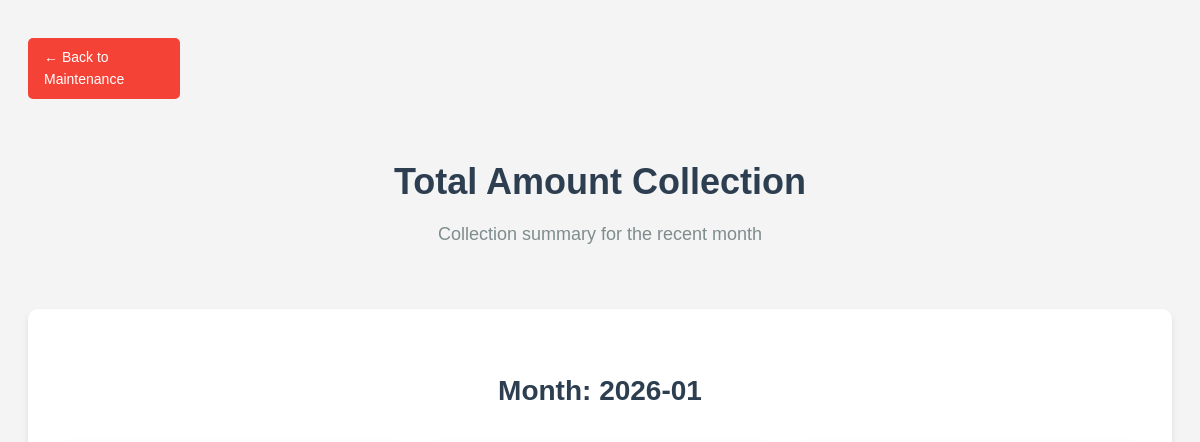
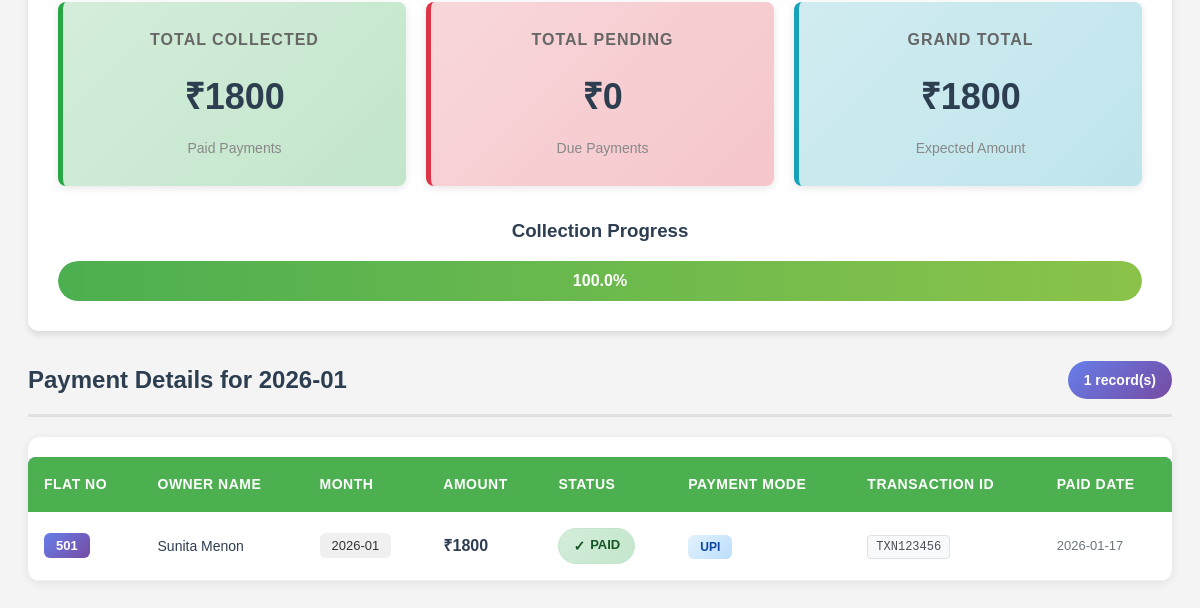
Page /total/amount (signed in) on the earlier database version (2 pictures, top to bottom).
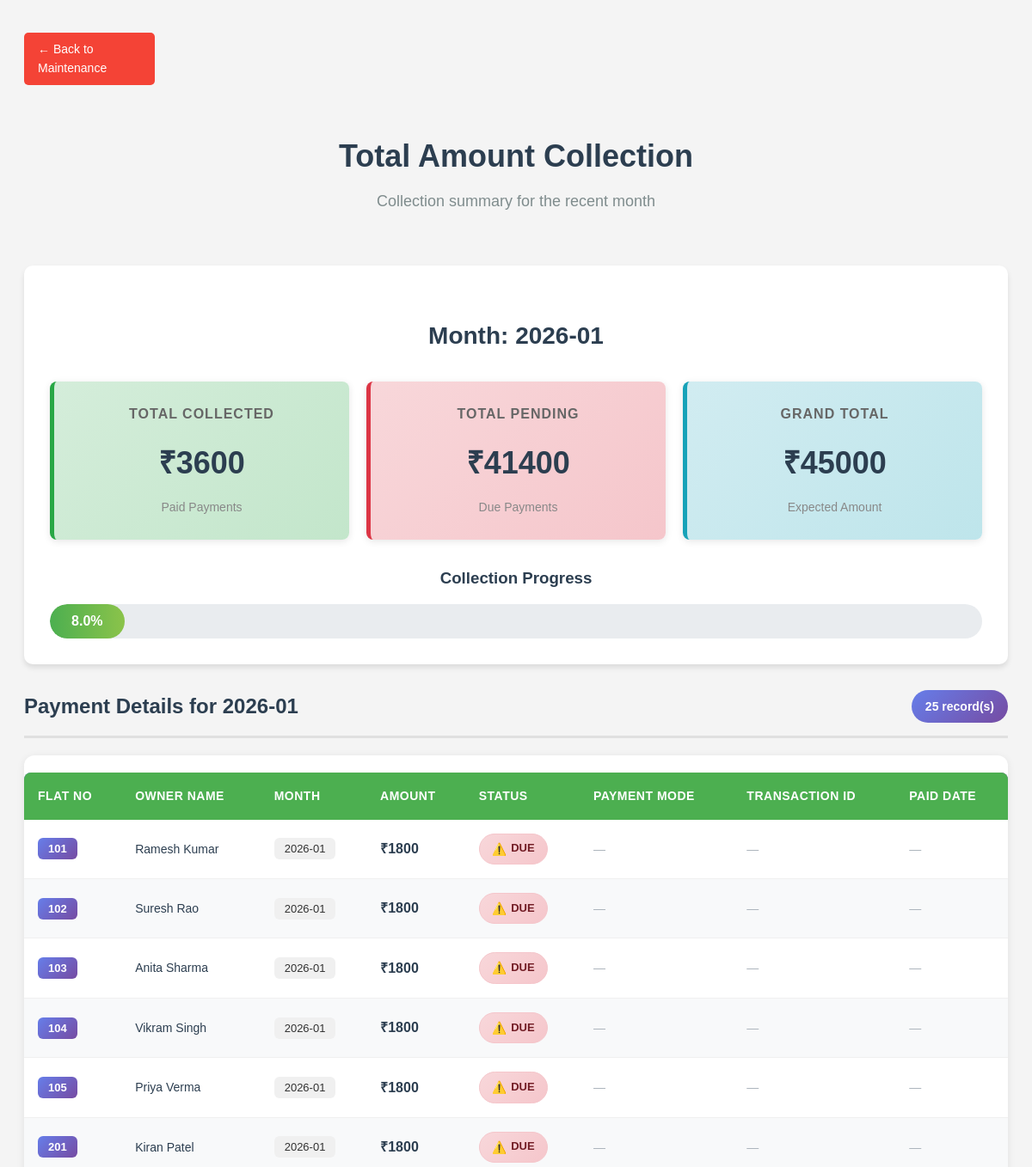
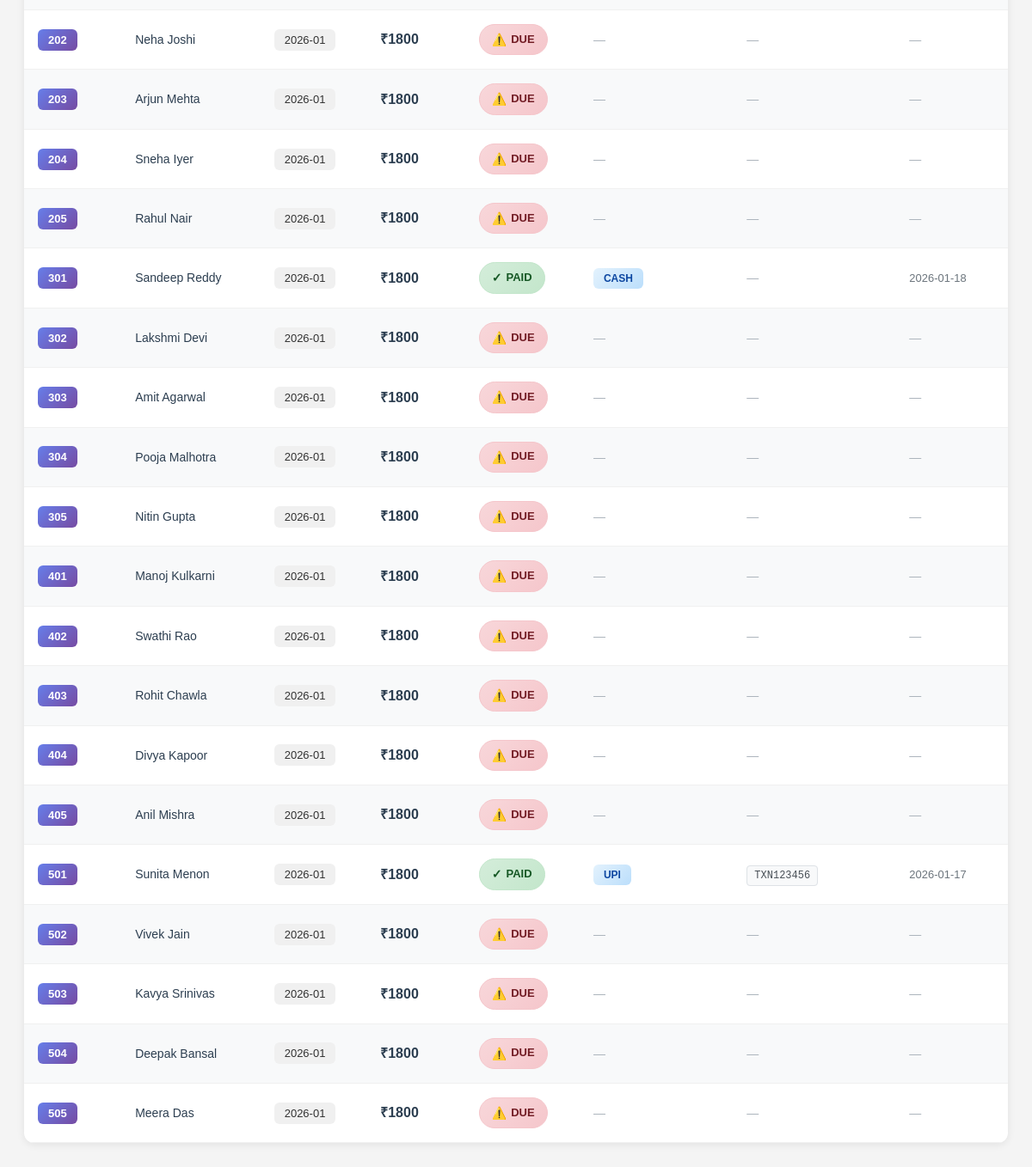
Same page on the later database version (2 pictures, top to bottom).
### tables this page shows
CREATE TABLE payments (
    payment_id INTEGER PRIMARY KEY AUTOINCREMENT,
    flat_id INTEGER,
    month TEXT,    
    amount INTEGER,
    status TEXT,   
    payment_mode TEXT,  
    transaction_id TEXT,
    paid_date TEXT,
    FOREIGN KEY(flat_id) REFERENCES flats(flat_id));

CREATE TABLE flats (
    flat_id INTEGER PRIMARY KEY,
    flat_no TEXT UNIQUE,
    floor_no INTEGER
, owner_name TEXT, phone_number TEXT);

### app.py (the view)
@app.route("/total/amount", methods=['GET'])
@admin_required
def get_total_amount():
    conn = db_connection()
    cursor = conn.cursor()
    cursor.execute('SELECT month FROM payments ORDER BY month DESC LIMIT 1')
    recent_month_row = cursor.fetchone()
    if not recent_month_row:
        conn.close()
        return render_template("total_amount.html", recent_month=None, total_collected=0, total_due=0, grand_total=0, flats=[])
    recent_month = recent_month_row['month']
    cursor.execute('''
        SELECT p.*, f.flat_no, f.owner_name
        FROM payments p
        JOIN flats f ON p.flat_id = f.flat_id
        WHERE p.month = ?
        ORDER BY f.flat_no
    ''', (recent_month,))
    flats = cursor.fetchall()
    cursor.execute('''
        SELECT
            SUM(CASE WHEN status = 'PAID' THEN amount ELSE 0 END) as collected,
            SUM(CASE WHEN status = 'DUE' THEN amount ELSE 0 END) as due,
            SUM(amount) as total
        FROM payments
        WHERE month = ?
    ''', (recent_month,))
    totals = cursor.fetchone()
    conn.close()
    return render_template("total_amount.html",
                         recent_month=recent_month,
                         total_collected=totals['collected'] or 0,
                         total_due=totals['due'] or 0,
                         grand_total=totals['total'] or 0,
                         flats=flats)

### app.py (called while the page is built)
def db_connection():
    conn = sqlite3.connect(database)
    conn.row_factory = sqlite3.Row
    return conn

def admin_required(f):
    @wraps(f)
    def decorated_function(*args, **kwargs):
        if 'user_id' not in session:
            return redirect(url_for('login'))
        if session.get('user_type') != 'admin':
            return redirect(url_for('resident_home'))
        return f(*args, **kwargs)
    return decorated_function

### templates/total_amount.html (shortened to what this page needs)
<!DOCTYPE html>
<html lang="en">
<head>
    <link rel="stylesheet" href="{{ url_for('static', filename='css/style.css') }}">
</head>
<body>
    <div class="container">
        <a href="/maintenance" class="back-button">← Back to Maintenance</a>
        <div class="page-header">
            <h1>Total Amount Collection</h1>
            <p class="subtitle">Collection summary for the recent month</p>
        </div>
        {% if recent_month %}
        <div class="summary-container">
            <h2>Month: {{ recent_month }}</h2>
            <div class="summary-cards">
                <div class="summary-card collected">
                    <h3>Total Collected</h3>
                    <p class="amount">₹{{ total_collected }}</p>
                    <span class="label">Paid Payments</span>
                </div>
                <div class="summary-card pending">
                    <h3>Total Pending</h3>
                    <p class="amount">₹{{ total_due }}</p>
                    <span class="label">Due Payments</span>
                </div>
                <div class="summary-card total">
                    <h3>Grand Total</h3>
                    <p class="amount">₹{{ grand_total }}</p>
                    <span class="label">Expected Amount</span>
                </div>
            </div>
            <div class="progress-container">
                <h3>Collection Progress</h3>
                <div class="progress-bar">
                    <div class="progress-fill" style="width: {{ (total_collected / grand_total * 100) if grand_total > 0 else 0 }}%">
                        {{ "%.1f"|format((total_collected / grand_total * 100) if grand_total > 0 else 0) }}%
                    </div>
                </div>
            </div>
        </div>
        <div class="section-header">
            <h2>Payment Details for {{ recent_month }}</h2>
            <span class="record-count">{{ flats|length }} record(s)</span>
        </div>
        <div class="table-wrapper">
            <table class="modern-table">
                <thead>
                    <tr>
                        <th>Flat No</th>
                        <th>Owner Name</th>
                        <th>Month</th>
                        <th>Amount</th>
                        <th>Status</th>
                        <th>Payment Mode</th>
                        <th>Transaction ID</th>
                        <th>Paid Date</th>
                    </tr>
                </thead>
                <tbody>
                    {% for flat in flats %}
                    <tr>
                        <td data-label="Flat No">
                            <span class="flat-badge">{{ flat.flat_no }}</span>
                        </td>
                        <td data-label="Owner Name">{{ flat.owner_name }}</td>
                        <td data-label="Month">
                            <span class="month-tag">{{ flat.month }}</span>
                        </td>
                        <td data-label="Amount">
                            <strong class="amount-text">₹{{ flat.amount }}</strong>
                        </td>
                        <td data-label="Status">
                            {% if flat.status == 'PAID' %}
                                <span class="status-badge status-paid-badge">
                                    <span class="badge-icon">✓</span> PAID
                                </span>
                            {% else %}
                                <span class="status-badge status-due-badge">
                                    <span class="badge-icon">⚠️</span> DUE
                                </span>
                            {% endif %}
                        </td>
                        <td data-label="Payment Mode">
                            {% if flat.payment_mode %}
                                <span class="payment-mode-badge">{{ flat.payment_mode }}</span>
                            {% else %}
                                <span class="text-muted">—</span>
                            {% endif %}
                        </td>
                        <td data-label="Transaction ID">
                            {% if flat.transaction_id %}
                                <code class="transaction-code">{{ flat.transaction_id }}</code>
                            {% else %}
                                <span class="text-muted">—</span>
                            {% endif %}
                        </td>
                        <td data-label="Paid Date">
                            {% if flat.paid_date %}
                                <span class="date-text">{{ flat.paid_date }}</span>
                            {% else %}
                                <span class="text-muted">—</span>
                            {% endif %}
                        </td>
                    </tr>
                    {% endfor %}
                </tbody>
            </table>
        </div>
        {% else %}
        <div class="empty-state">
            <div class="empty-icon">📭</div>
            <h2>No Payment Data</h2>
            <p>No payment records available at this time.</p>
        </div>
        {% endif %}
    </div>
</body>
</html>

Differences in the rows shown:
added payments: flat_no "101", owner_name "Ramesh Kumar", month "2026-01", amount "1800", status "DUE"
added payments: flat_no "102", owner_name "Suresh Rao", month "2026-01", amount "1800", status "DUE"
added payments: flat_no "103", owner_name "Anita Sharma", month "2026-01", amount "1800", status "DUE"
added payments: flat_no "104", owner_name "Vikram Singh", month "2026-01", amount "1800", status "DUE"
added payments: flat_no "105", owner_name "Priya Verma", month "2026-01", amount "1800", status "DUE"
added payments: flat_no "201", owner_name "Kiran Patel", month "2026-01", amount "1800", status "DUE"
added payments: flat_no "202", owner_name "Neha Joshi", month "2026-01", amount "1800", status "DUE"
added payments: flat_no "203", owner_name "Arjun Mehta", month "2026-01", amount "1800", status "DUE"
added payments: flat_no "204", owner_name "Sneha Iyer", month "2026-01", amount "1800", status "DUE"
added payments: flat_no "205", owner_name "Rahul Nair", month "2026-01", amount "1800", status "DUE"
added payments: flat_no "301", owner_name "Sandeep Reddy", month "2026-01", amount "1800", status "PAID", payment_mode "CASH", paid_date "2026-01-18"
added payments: flat_no "302", owner_name "Lakshmi Devi", month "2026-01", amount "1800", status "DUE"
added payments: flat_no "303", owner_name "Amit Agarwal", month "2026-01", amount "1800", status "DUE"
added payments: flat_no "304", owner_name "Pooja Malhotra", month "2026-01", amount "1800", status "DUE"
added payments: flat_no "305", owner_name "Nitin Gupta", month "2026-01", amount "1800", status "DUE"
added payments: flat_no "401", owner_name "Manoj Kulkarni", month "2026-01", amount "1800", status "DUE"
added payments: flat_no "402", owner_name "Swathi Rao", month "2026-01", amount "1800", status "DUE"
added payments: flat_no "403", owner_name "Rohit Chawla", month "2026-01", amount "1800", status "DUE"
added payments: flat_no "404", owner_name "Divya Kapoor", month "2026-01", amount "1800", status "DUE"
added payments: flat_no "405", owner_name "Anil Mishra", month "2026-01", amount "1800", status "DUE"
added payments: flat_no "502", owner_name "Vivek Jain", month "2026-01", amount "1800", status "DUE"
added payments: flat_no "503", owner_name "Kavya Srinivas", month "2026-01", amount "1800", status "DUE"
added payments: flat_no "504", owner_name "Deepak Bansal", month "2026-01", amount "1800", status "DUE"
added payments: flat_no "505", owner_name "Meera Das", month "2026-01", amount "1800", status "DUE"
Other differences:
{{ total_collected }}: "1800" → "3600"
{{ total_due }}: "0" → "41400"
{{ grand_total }}: "1800" → "45000"
{{ (total_collected / grand_total * 100) if grand_total > 0 else 0 }}: 100.0 → 8.0 (drawn)
{{ flats|length }}: "1" → "25"
text no longer shown: "100.0"
text now shown: "8.0"
